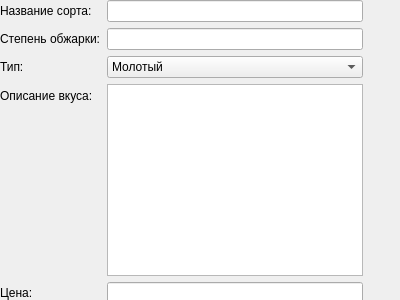
<?xml version="1.0" encoding="UTF-8"?>
<ui version="4.0">
 <class>AddEditCoffeeForm</class>
 <widget class="QDialog" name="AddEditCoffeeForm">
  <property name="geometry">
   <rect>
    <x>0</x>
    <y>0</y>
    <width>400</width>
    <height>300</height>
   </rect>
  </property>
  <property name="windowTitle">
   <string>Добавить / Редактировать кофе</string>
  </property>
  <widget class="QWidget" name="centralwidget">
   <layout class="QFormLayout">
    <item row="0" column="0">
     <widget class="QLabel" name="nameLabel">
      <property name="text">
       <string>Название сорта:</string>
      </property>
     </widget>
    </item>
    <item row="0" column="1">
     <widget class="QLineEdit" name="nameLineEdit"/>
    </item>
    <item row="1" column="0">
     <widget class="QLabel" name="roastLabel">
      <property name="text">
       <string>Степень обжарки:</string>
      </property>
     </widget>
    </item>
    <item row="1" column="1">
     <widget class="QLineEdit" name="roastLineEdit"/>
    </item>
    <item row="2" column="0">
     <widget class="QLabel" name="typeLabel">
      <property name="text">
       <string>Тип:</string>
      </property>
     </widget>
    </item>
    <item row="2" column="1">
     <widget class="QComboBox" name="typeComboBox">
      <item>
       <property name="text">
        <string>Молотый</string>
       </property>
      </item>
      <item>
       <property name="text">
        <string>В зернах</string>
       </property>
      </item>
     </widget>
    </item>
    <item row="3" column="0">
     <widget class="QLabel" name="descriptionLabel">
      <property name="text">
       <string>Описание вкуса:</string>
      </property>
     </widget>
    </item>
    <item row="3" column="1">
     <widget class="QTextEdit" name="descriptionTextEdit"/>
    </item>
    <item row="4" column="0">
     <widget class="QLabel" name="priceLabel">
      <property name="text">
       <string>Цена:</string>
      </property>
     </widget>
    </item>
    <item row="4" column="1">
     <widget class="QLineEdit" name="priceLineEdit"/>
    </item>
    <item row="5" column="0">
     <widget class="QLabel" name="volumeLabel">
      <property name="text">
       <string>Объем:</string>
      </property>
     </widget>
    </item>
    <item row="5" column="1">
     <widget class="QLineEdit" name="volumeLineEdit"/>
    </item>
    <item row="6" column="0" colspan="2">
     <layout class="QHBoxLayout">
      <item>
       <widget class="QPushButton" name="saveButton">
        <property name="text">
         <string>Сохранить</string>
        </property>
       </widget>
      </item>
      <item>
       <widget class="QPushButton" name="cancelButton">
        <property name="text">
         <string>Отмена</string>
        </property>
       </widget>
      </item>
     </layout>
    </item>
   </layout>
  </widget>
 </widget>
</ui>
